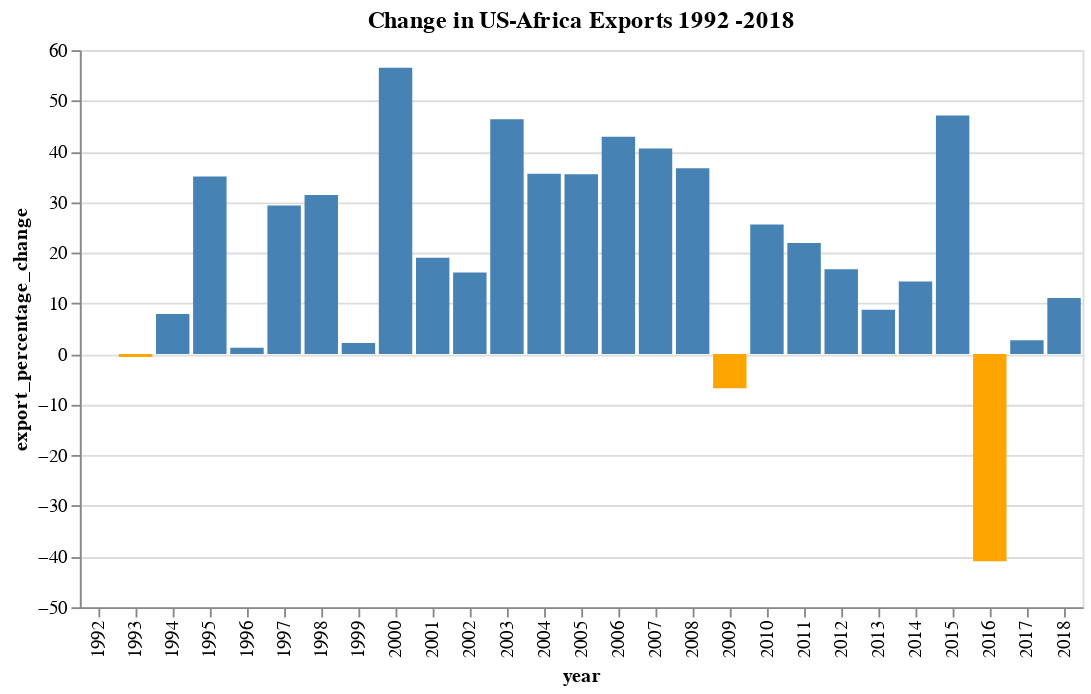

Source (notebook cell):
### Code cell
usf = pd.DataFrame({
    'year': x_exp_year_us,
    'export_percentage_change': round(y_exp_percent_us, 2)
})

alt.Chart(df).mark_bar().encode(
    x='year:O',
    y='export_percentage_change:Q',
    tooltip = [alt.Tooltip('year:O'),
               alt.Tooltip('export_percentage_change:Q')
              ],
    color=alt.condition(
        alt.datum.export_percentage_change < 0,  # If the year is 1810 this test returns True,
        alt.value('orange'),     # which sets the bar orange.
        alt.value('steelblue')   # And if it's not true it sets the bar steelblue.
    ),
).interactive().properties( #adds a title 
    title='Change in US-Africa Exports 1992 -2018')

### Figure 1 — Vega-Lite specification as saved in the notebook (floating-point values rounded to 4 significant figures)
{"config": {"view": {"continuousWidth": 400, "continuousHeight": 300}}, "data": {"name": "data-adf48a4c5124b8595e82ba5ec8dbb7c4"}, "mark": "bar", "encoding": {"color": {"condition": {"value": "orange", "test": "(datum.export_percentage_change < 0)"}, "value": "steelblue"}, "tooltip": [{"type": "ordinal", "field": "year"}, {"type": "quantitative", "field": "export_percentage_change"}], "x": {"type": "ordinal", "field": "year"}, "y": {"type": "quantitative", "field": "export_percentage_change"}}, "selection": {"selector004": {"type": "interval", "bind": "scales", "encodings": ["x", "y"]}}, "title": "Change in US-Africa Exports 1992 -2018", "$schema": "https://vega.github.io/schema/vega-lite/v4.8.1.json", "datasets": {"data-adf48a4c5124b8595e82ba5ec8dbb7c4": [{"year": 1992, "export_percentage_change": 0.0}, {"year": 1993, "export_percentage_change": -0.61}, {"year": 1994, "export_percentage_change": 7.88}, {"year": 1995, "export_percentage_change": 35.04}, {"year": 1996, "export_percentage_change": 1.22}, {"year": 1997, "export_percentage_change": 29.3}, {"year": 1998, "export_percentage_change": 31.38}, {"year": 1999, "export_percentage_change": 2.18}, {"year": 2000, "export_percentage_change": 56.5}, {"year": 2001, "export_percentage_change": 19.03}, {"year": 2002, "export_percentage_change": 16.08}, {"year": 2003, "export_percentage_change": 46.35}, {"year": 2004, "export_percentage_change": 35.61}, {"year": 2005, "export_percentage_change": 35.49}, {"year": 2006, "export_percentage_change": 42.9}, {"year": 2007, "export_percentage_change": 40.59}, {"year": 2008, "export_percentage_change": 36.7}, {"year": 2009, "export_percentage_change": -6.76}, {"year": 2010, "export_percentage_change": 25.55}, {"year": 2011, "export_percentage_change": 21.92}, {"year": 2012, "export_percentage_change": 16.75}, {"year": 2013, "export_percentage_change": 8.74}, {"year": 2014, "export_percentage_change": 14.33}, {"year": 2015, "export_percentage_change": 47.11}, {"year": 2016, "export_percentage_change": -40.92}, {"year": 2017, "export_percentage_change": 2.73}, {"year": 2018, "export_percentage_change": 11.06}]}}
